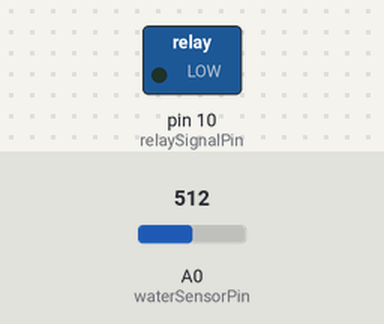
Recording of a sketch running on a simulated Arduino Uno, built with avr-gcc and run on an emulated ATmega328P. Shown: switched loads named in the sketch (green lamp = pin HIGH). Inputs (shaded band) come from the test bench; at power-on: A0 (waterSensorPin) = 512.

Above: at 1.2 s.
1.3 s: A0 (waterSensorPin) set to 76
2.8 s: A0 (waterSensorPin) set to 65
At 3.9 s:
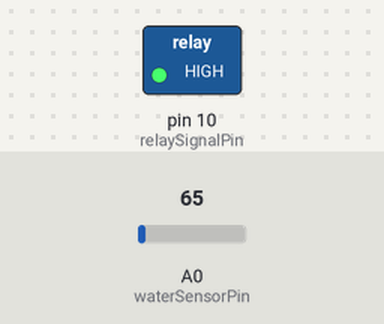
4.3 s: A0 (waterSensorPin) set to 92
5.8 s: A0 (waterSensorPin) set to 105
At 6.2 s:
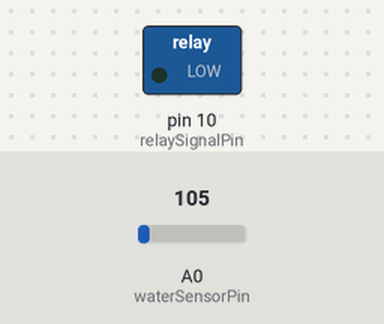
7.3 s: A0 (waterSensorPin) set to 60
At 8.6 s:
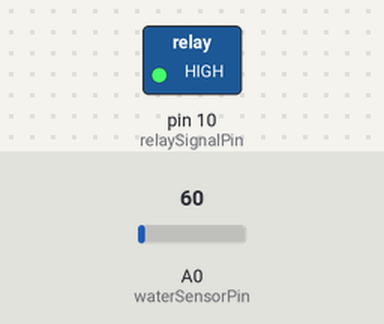
Timing chart, 0 to 9.8 s (numbered marks = the images above; inputs shaded):
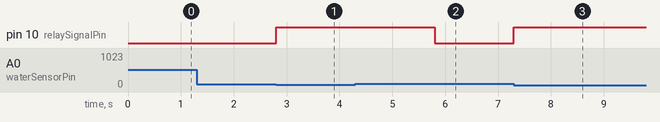

Measured:
- the behaviour switches between 70 and 69 on A0 (waterSensorPin) (found by bisection; images 0 and 1)
- the behaviour switches between 100 and 101 on A0 (waterSensorPin) (found by bisection; images 1 and 2)
- after the input at 1.3 s, every drawn part: stays the same
- after the input at 2.8 s, pin 10 (relaySignalPin): LOW → HIGH at once
- after the input at 4.3 s, every drawn part: stays the same
- after the input at 5.8 s, pin 10 (relaySignalPin): HIGH → LOW at once
- after the input at 7.3 s, pin 10 (relaySignalPin): LOW → HIGH at once

The sketch:

relayExample.ino
```cpp
//code is written for any arduino board
//code uses water temperature sensor to turn on and off heater
//heater uses a relay to turn it on or off
//we have our power wire connected to the normally closed pin on the relay

int relaySignalPin = 10;
int waterSensorPin = A0;

int upperTemperatureLimit = 100;
int lowerTemperatureLimit = 70;

void setup()
{
  pinMode(relaySignalPin, OUTPUT);
  digitalWrite(relaySignalPin, LOW);
}

void loop()
{
  int temperatureReading = getTemperatureReading();
  controlTemperature(temperatureReading);
}

int getTemperatureReading()
{
  return analogRead(waterSensorPin);  //just reads the analog pin, later this will include math to turn the reading into degrees celcius
}

void controlTemperature(int temperatureReading)
{
  if(temperatureReading < lowerTemperatureLimit)
  {
    digitalWrite(relaySignalPin, HIGH); //turning on the heater if our temp is too low
  }
  else if(temperatureReading > upperTemperatureLimit)
  {
    digitalWrite(relaySignalPin, LOW); //turning off the heater if our temp is too high
  }
}
```
